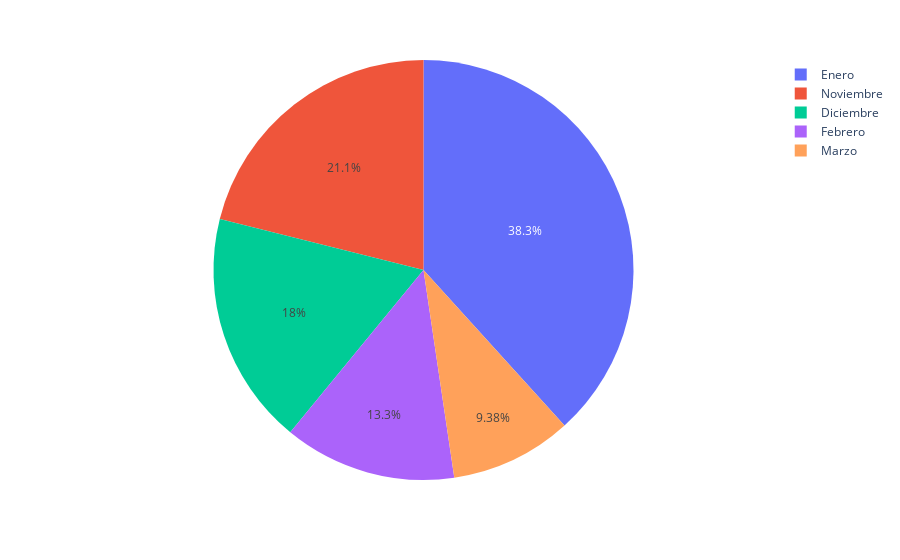

The notebook cell this image was saved under:
### Code cell
dict = {1:'Enero',2:'Febrero',3:'Marzo',11:'Noviembre',12:'Diciembre'}
#df = px.data.tips()
fig = px.pie(month, values=month.values, names=month.index.map(dict))
fig.show()

### Figure 1 — Plotly figure (JSON) as saved in the notebook; plotly's stock layout.template omitted (floating-point values rounded to 4 significant figures)
{"data": [{"domain": {"x": [0, 1], "y": [0, 1]}, "hovertemplate": "label=%{label}<br>value=%{value}<extra></extra>", "labels": ["Enero", "Noviembre", "Diciembre", "Febrero", "Marzo"], "legendgroup": "", "name": "", "showlegend": true, "type": "pie", "values": [49, 27, 23, 17, 12]}], "layout": {"legend": {"tracegroupgap": 0}, "margin": {"t": 60}}}
